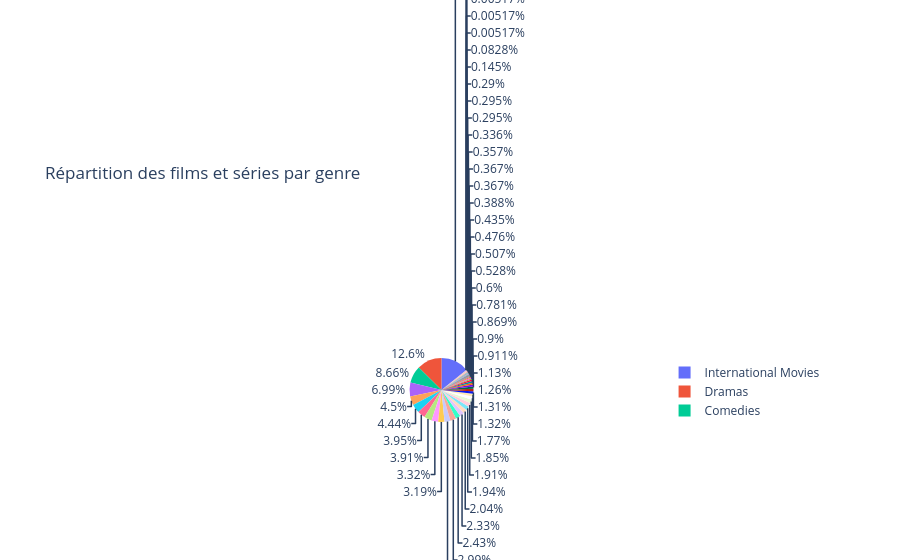

Notebook code for this chart:
### Code cell
# Créer un pie chart pour visualiser la répartition des films et séries par genre

categories = pd.read_csv('categories_exploded.csv')

shows_par_genre = categories['listed_in_list'].value_counts().reset_index()
shows_par_genre.columns = ['genre', 'count']

fig = px.pie(shows_par_genre, names='genre', values='count', title = 'Répartition des films et séries par genre')
fig.show()

### Figure 1 — Plotly figure (JSON) as saved in the notebook; plotly's stock layout.template omitted (floating-point values rounded to 4 significant figures)
{"data": [{"domain": {"x": [0, 1], "y": [0, 1]}, "hovertemplate": "genre=%{label}<br>count=%{value}<extra></extra>", "labels": ["International Movies", "Dramas", "Comedies", "International TV Shows", "Documentaries", "Action & Adventure", "TV Dramas", "Independent Movies", "Children & Family Movies", "Romantic Movies", "TV Comedies", "Thrillers", "Crime TV Shows", "Kids' TV", "Docuseries", "Music & Musicals", "Romantic TV Shows", "Horror Movies", "Stand-Up Comedy", "Reality TV", "British TV Shows", "Sci-Fi & Fantasy", "Sports Movies", "Anime Series", "Spanish-Language TV Shows", "TV Action & Adventure", "Korean TV Shows", "Classic Movies", "LGBTQ Movies", "TV Mysteries", "Science & Nature TV", "TV Sci-Fi & Fantasy", "TV Horror", "Anime Features", "Cult Movies", "Teen TV Shows", "Faith & Spirituality", "TV Thrillers", "Movies", "Stand-Up Comedy & Talk Shows", "Classic & Cult TV", "TV Shows", "Sci-fi", "Horror", "Action", "Drama", "Romance", "Thriller"], "legendgroup": "", "name": "", "showlegend": true, "type": "pie", "values": [2752, 2427, 1674, 1351, 869, 859, 763, 756, 641, 616, 581, 577, 470, 451, 395, 375, 370, 357, 343, 255, 253, 243, 219, 176, 174, 168, 151, 116, 102, 98, 92, 84, 75, 71, 71, 69, 65, 57, 57, 56, 28, 16, 1, 1, 1, 1, 1, 1]}], "layout": {"legend": {"tracegroupgap": 0}, "title": {"text": "Répartition des films et séries par genre"}}}
